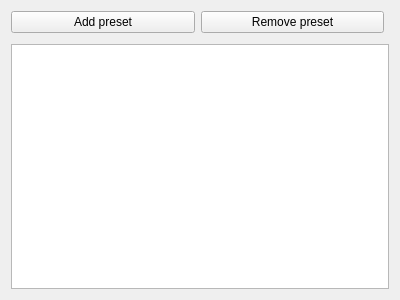
<?xml version="1.0" encoding="UTF-8"?>
<ui version="4.0">
 <class>MPBrushPresetsWidget</class>
 <widget class="QWidget" name="MPBrushPresetsWidget">
  <property name="geometry">
   <rect>
    <x>0</x>
    <y>0</y>
    <width>400</width>
    <height>300</height>
   </rect>
  </property>
  <property name="windowTitle">
   <string>Mypaint brush presets</string>
  </property>
  <layout class="QVBoxLayout" name="verticalLayout_2">
   <item>
    <layout class="QHBoxLayout" name="horizontalLayout">
     <property name="rightMargin">
      <number>5</number>
     </property>
     <property name="bottomMargin">
      <number>5</number>
     </property>
     <item>
      <widget class="QPushButton" name="addPresetButton">
       <property name="text">
        <string>Add preset</string>
       </property>
      </widget>
     </item>
     <item>
      <widget class="QPushButton" name="removePresetButton">
       <property name="text">
        <string>Remove preset</string>
       </property>
      </widget>
     </item>
    </layout>
   </item>
   <item>
    <widget class="QListWidget" name="presetsListView"/>
   </item>
  </layout>
 </widget>
 <resources/>
 <connections/>
</ui>
